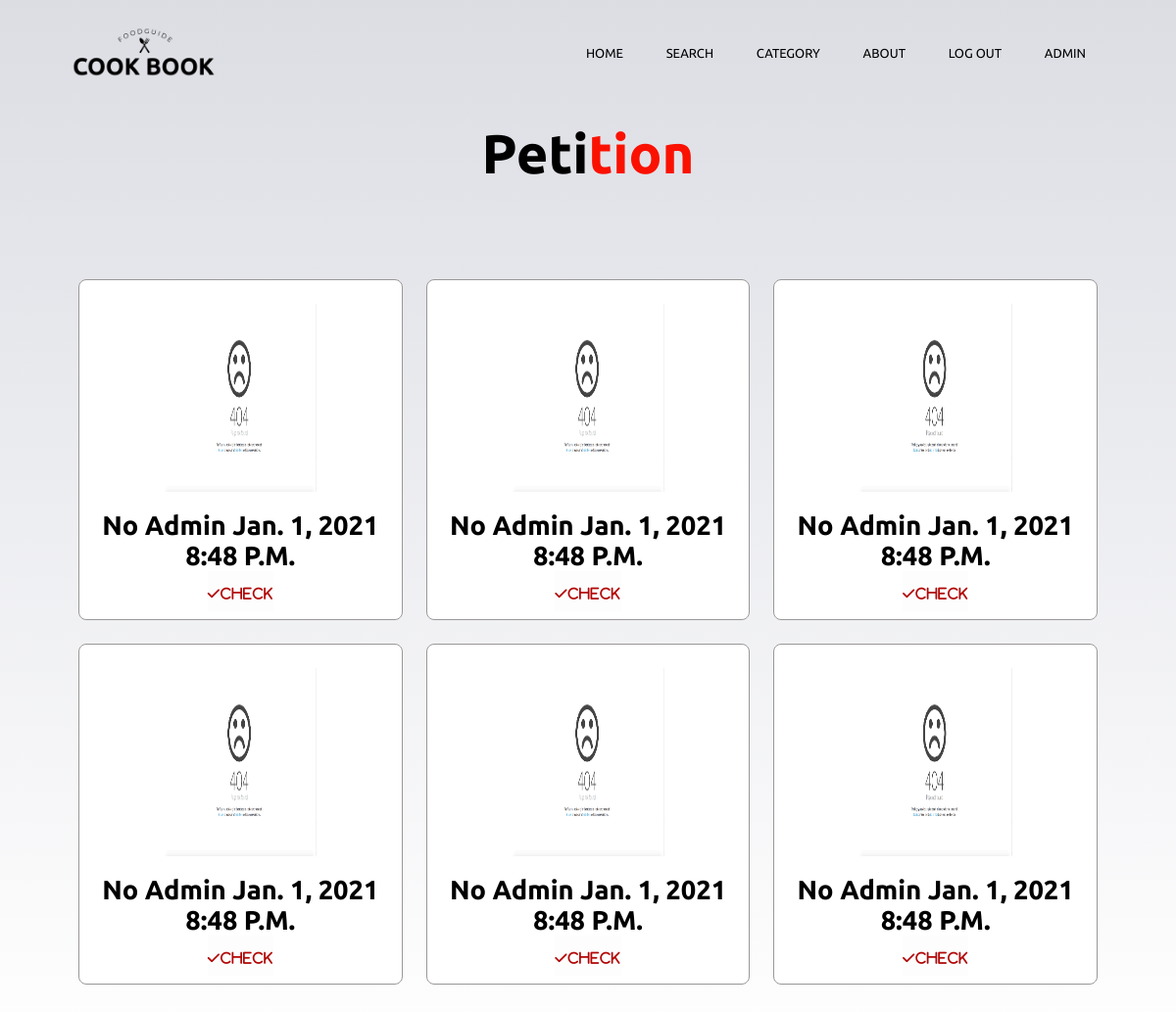
Screenshot of /recipe/order (signed in) with the database file from the repository.
### recipe/models.py (models this page shows, shortened)
class order (models.Model):
    class status(models.TextChoices):
        no = "no"
        confirm = "confirm"
    user=models.ForeignKey(User,default=None, on_delete=models.PROTECT,related_name="userbuy")
    order = models.ForeignKey(recipe,on_delete=models.CASCADE,default=None,related_name="menu_order")
    price = models.FloatField(default=None, null=True)
    pic = models.ImageField(upload_to="",blank=True,null=True)
    date = models.DateField(editable=True)
    time = models.TimeField(editable=True,default=None)
    name = models.CharField(max_length=100,default=None)
    bankaccount = models.CharField(default=None,max_length=4)
    confirm = models.CharField(max_length=10,
        choices=status.choices,
        default=status.no,
        )

### recipe/views.py (the view)
# urls.py: path('order', views.admin_order, name="order"),
def admin_order (request):
    return render(request,'recipe/admin_order.html',{
        "recipes": recipe.objects.all(),
        "order" : order.objects.all(),
        })

### recipe/templates/Recipe/admin_order.html
{% extends 'recipe/base.html' %}
{% load static %}
{% block content %}
<section class="dishes" id="dishes">
    <h1 class="heading">Peti<span>tion</span></h1>
      <div class="box-container">
        {% for list_order in order %}
        {% if list_order.confirm == "no" %}
              <div class="box">
                <img class="image" src="{{list_order.pic.url}}" style="width: 50%; ;"/><br>
                  <h3>{{list_order.confirm}}
                    {{list_order.user}}
                    {{list_order.date}}
                    {{list_order.time}}<br></h3></a>
                    <button class="button" ><a class="fa fa-check" href="{% url 'recipe:check' list_order.id  %}">Check</a></button>
              </div>
            {% endif %}
          {% endfor %}
      </div>
</section>
{% endblock %}

### recipe/templates/Recipe/base.html (shortened to what this page needs)
{% load static %}
<!DOCTYPE html>
<html>
    <head>
        <link rel="stylesheet" href="https://stackpath.bootstrapcdn.com/font-awesome/4.7.0/css/font-awesome.min.css">
        <link rel="stylesheet" href="https://stackpath.bootstrapcdn.com/font-awesome/4.7.0/css/font-awesome.min.css">
        <link rel="stylesheet" href="https://cdnjs.cloudflare.com/ajax/libs/font-awesome/5.15.2/css/all.min.css"
 />
        <link rel="stylesheet" href="path/to/font-awesome/css/font-awesome.min.css">
        <link rel="stylesheet" href="https://cdnjs.cloudflare.com/ajax/libs/font-awesome/6.0.0-beta2/css/all.min.css" />
        <link rel="stylesheet" href="{%static 'css/style-cat.css'%}">
        <link rel="stylesheet" href="{%static 'css/addmenu.css'%}">
        <link rel="stylesheet" href="path/to/font-awesome/css/font-awesome.min.css">
    </head>
    <body>
    <main>
      {% if user.is_authenticated %}
      <section class="header">
        <nav>
          <a href="{% url 'home' %}">
            {% load static %}
            <img src="{% static 'images/logo_2.png' %}" width="10%" /></a>
      <div class="nav-links" id="navLinks">
        <ul>
          <li><a href="{% url 'home' %}">Home</a></li>
          <li><a href="{% url 'recipe:search' %}">Search</a></li>
          <li><a href="#">Category</a>
                <li><a href = "{% url 'recipe:vegy' %}" >Vegetarian</a></li></li>
            </ul>
          </div>
          <li><a href="#" class="About">About</a>
          </li>
          <li ><a href="{% url 'logout' %}">Log Out</a></li>
          <li ><a href="#">{{ user.username }}</a>
          </li>
      </nav>
      </section>
      {% else %}
              {% load static %}
      {% endif %}
        {% block content %}
        {% endblock %}
      </main>
    </body>
</html>

### static/css/style-cat.css (style rules this page uses)
* { margin: 0; padding: 0; font-family: 'Ubuntu', sans-serif; box-sizing: border-box; text-decoration: none; outline: none; border: none; text-transform: capitalize; transition: all .2s linear; }
body { background-image: linear-gradient(rgba(205, 207, 216, 0.7),rgba(255, 255, 255, 0.7)), url(/static/images/bg7.jpg) ; background-size: cover; background-position: center; background-attachment: fixed; }
nav { display: flex; padding: 2% 6%; justify-content: space-between; align-items: center; }
nav img { width: 150px; }
.nav-links { flex: 1; text-align: right; }
.nav-links ul li { list-style: none; display: inline-block; padding: 20px 20px; position: relative; }
.nav-links ul li a { color: black; text-decoration: none; text-transform: uppercase; font-size: 13px; }
.nav-links ul li::after { content: ''; width: 0%; height: 2px; background: #f44336; display: block; margin: auto; }
.heading { text-align: center; font-size: 3.5rem; padding: 1rem; color: #666; }
.heading span { color: #f44336; }
.heading { text-align: center; font-size: 3.5rem; padding: 1rem; color: rgb(0, 0, 0); }
.heading span { color: #fa1100; }
.dishes .box-container { display: grid; grid-template-columns: repeat(auto-fit, minmax(28rem, 1fr)); gap: 1.5rem; }
.dishes .box-container .box { padding: 0.5rem; background: #fff; border-radius: .5rem; border: .1rem solid rgb(153, 151, 151); box-shadow: box-shadow; position: relative; overflow: hidden; text-align: center; }
.dishes .box-container .box .image { height: 12rem; margin: 1rem 0; }
.dishes .box-container .box h3 { color: black; font-size: 1.7rem; }

### static/css/addmenu.css (style rules this page uses)
* { margin: 0; padding: 0; font-family: 'Ubuntu', sans-serif; box-sizing: border-box; text-decoration: none; outline: none; border: none; text-transform: capitalize; transition: all .2s linear; }
body { background-image: linear-gradient(rgba(205, 207, 216, 0.7),rgba(255, 255, 255, 0.7)), url(/static/images/bg7.jpg) ; background-size: cover; background-position: center; background-attachment: fixed; }
nav { display: flex; padding: 2% 6%; justify-content: space-between; align-items: center; }
nav img { width: 150px; }
.nav-links { flex: 1; text-align: right; }
.nav-links ul li { list-style: none; display: inline-block; padding: 20px 20px; position: relative; }
.nav-links ul li a { color: black; text-decoration: none; text-transform: uppercase; font-size: 13px; }
.nav-links ul li::after { content: ''; width: 0%; height: 2px; background: #f44336; display: block; margin: auto; }
.heading { text-align: center; font-size: 3.5rem; padding: 1rem; color: #666; }
.heading span { color: #f44336; }
.heading { text-align: center; font-size: 3.5rem; padding: 1rem; color: rgb(0, 0, 0); }
.heading span { color: #fa1100; }
.dishes .box-container { display: grid; grid-template-columns: repeat(3, 1fr); gap: 1.5rem; padding: 5rem; }
.dishes .box-container .box { padding: 0.5rem; background: #fff; border-radius: .5rem; border: .1rem solid rgb(153, 151, 151); box-shadow: box-shadow; position: relative; overflow: hidden; text-align: center; }
.dishes .box-container .box .image { height: 12rem; margin: 1rem 0; }
.dishes .box-container .box h3 { color: black; font-size: 1.7rem; }
button { text-decoration: none; padding-top: 15px; font-size: 14px; background-color: #fdfdfd; text-decoration: none; letter-spacing: 1px; padding-bottom: 10px; }
button .fa-check { color: rgb(177, 5, 5); }

### rows the page displays
order: pic (picture), confirm "No", user "Admin", date "Jan. 1, 2021", time "8:48 P.m."
order: pic (picture), confirm "No", user "Admin", date "Jan. 1, 2021", time "8:48 P.m."
order: pic (picture), confirm "No", user "Admin", date "Jan. 1, 2021", time "8:48 P.m."
order: pic (picture), confirm "No", user "Admin", date "Jan. 1, 2021", time "8:48 P.m."
order: pic (picture), confirm "No", user "Admin", date "Jan. 1, 2021", time "8:48 P.m."
order: pic (picture), confirm "No", user "Admin", date "Jan. 1, 2021", time "8:48 P.m."

### other values shown
{{ user.username }} "ADMIN"
